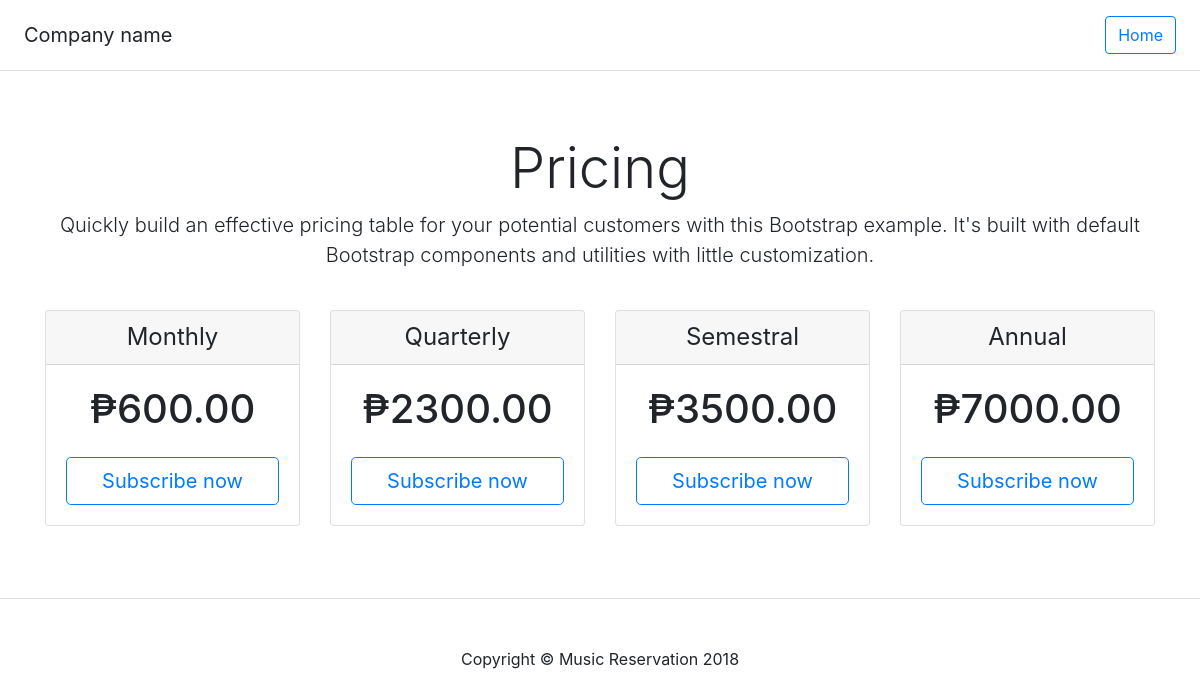
The app's page /view/subscription.php with its own data.
### tables this page shows
CREATE TABLE `tbl_subscription` (
  `subscription_id` int(11) NOT NULL,
  `subscription_name` varchar(255) NOT NULL,
  `subscription_price` decimal(10,2) NOT NULL,
  `subscription_status` int(1) NOT NULL DEFAULT '1'
);

### model/subscriptionModel.php (called while the page is built, shortened)
<?php
require 'db/dbhelper.php';
Class Subscription extends DBHelper{
    private $table = 'tbl_subscription';
    function __construct(){
        return DBHelper::__construct();
    }
 function getAllSubs(){
     return DBHelper::getAllRecord($this->table);
 }
}

### model/db/dbhelper.php (called while the page is built, shortened)
<?php
Class DBHelper{
		private $hostname='localhost';
		private $username='root';
		private $password='';
		private $database='music_db';
		private $conn;
function __construct(){
    try{
        $this->conn=new PDO("mysql:host=$this->hostname;dbname=$this->database",$this->username,$this->password);
    }catch(PDOException $e){ echo $e->getMessage();}
}
function getAllRecord($table){
        $sql="SELECT * FROM $table";
        try{
            $stmt=$this->conn->prepare($sql);
            $stmt->execute();
            $rows=$stmt->fetchAll(PDO::FETCH_ASSOC);
        }catch(PDOException $e){ echo $e->getMessage();}
        return $rows;
    }
}

### view/subscription.php (the view, shortened to what this page needs)
<?php
        include '../model/subscriptionModel.php';
        $subscription = new Subscription();
        $subs=$subscription->getAllSubs();
?>
<!doctype html>
<html lang="en">
  <head>
    <link href="assets/css/bootstrap.min.css" rel="stylesheet">
  </head>
  <body>
    <div class="d-flex flex-column flex-md-row align-items-center p-3 px-md-4 mb-3 bg-white border-bottom box-shadow">
      <h5 class="my-0 mr-md-auto font-weight-normal">Company name</h5>
      <a class="btn btn-outline-primary" href="../index.html">Home</a>
    </div>
    <div class="pricing-header px-3 py-3 pt-md-5 pb-md-4 mx-auto text-center">
      <h1 class="display-4">Pricing</h1>
      <p class="lead">Quickly build an effective pricing table for your potential customers with this Bootstrap example. It's built with default Bootstrap components and utilities with little customization.</p>
    </div>
    <div class="container">
      <div class="card-deck mb-3 text-center">
        <?php foreach($subs as $row){ ?>
        <div class="card mb-4 box-shadow">
          <div class="card-header">
            <h4 class="my-0 font-weight-normal"><?php echo$row['subscription_name']?></h4>
          </div>
          <div class="card-body">
            <h1 class="card-title pricing-card-title">₱<?php echo$row['subscription_price']?> <small class="text-muted"></small></h1>
            <button type="button" class="btn btn-lg btn-block btn-outline-primary" data-toggle="modal" data-target="#myModal">Subscribe now</button>
          </div>
        </div>
        <?php } ?>
        </div>
        </div>
      <footer class="pt-4 my-md-5 pt-md-5 border-top">
        <div class="container">
             <p class="m-0 text-center">Copyright &copy; Music Reservation 2018</p>
         </div>
      </footer>
  </body>
</html>

### records on screen
tbl_subscription: subscription_name "Monthly", subscription_price "600.00"
tbl_subscription: subscription_name "Quarterly", subscription_price "2300.00"
tbl_subscription: subscription_name "Semestral", subscription_price "3500.00"
tbl_subscription: subscription_name "Annual", subscription_price "7000.00"
